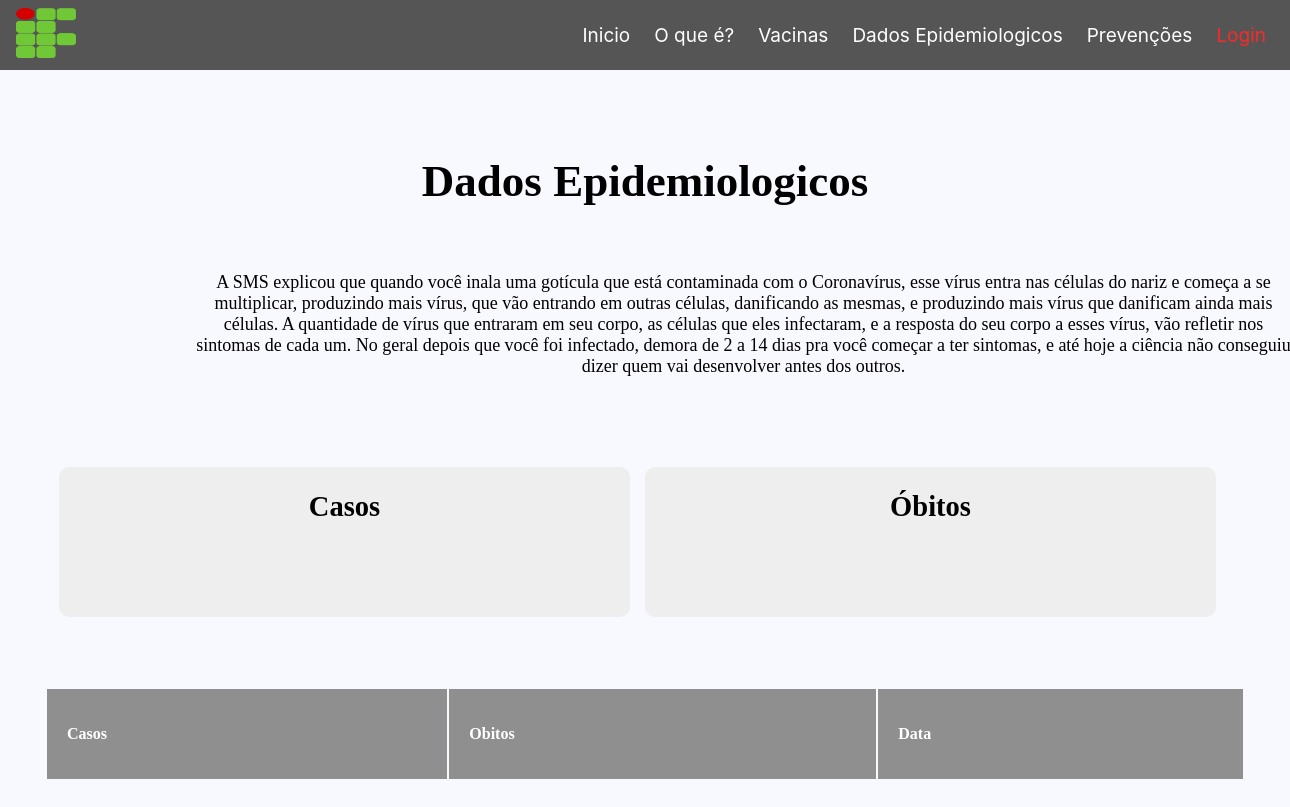
/site/epidemol.php, run on an earlier commit of the app's database.
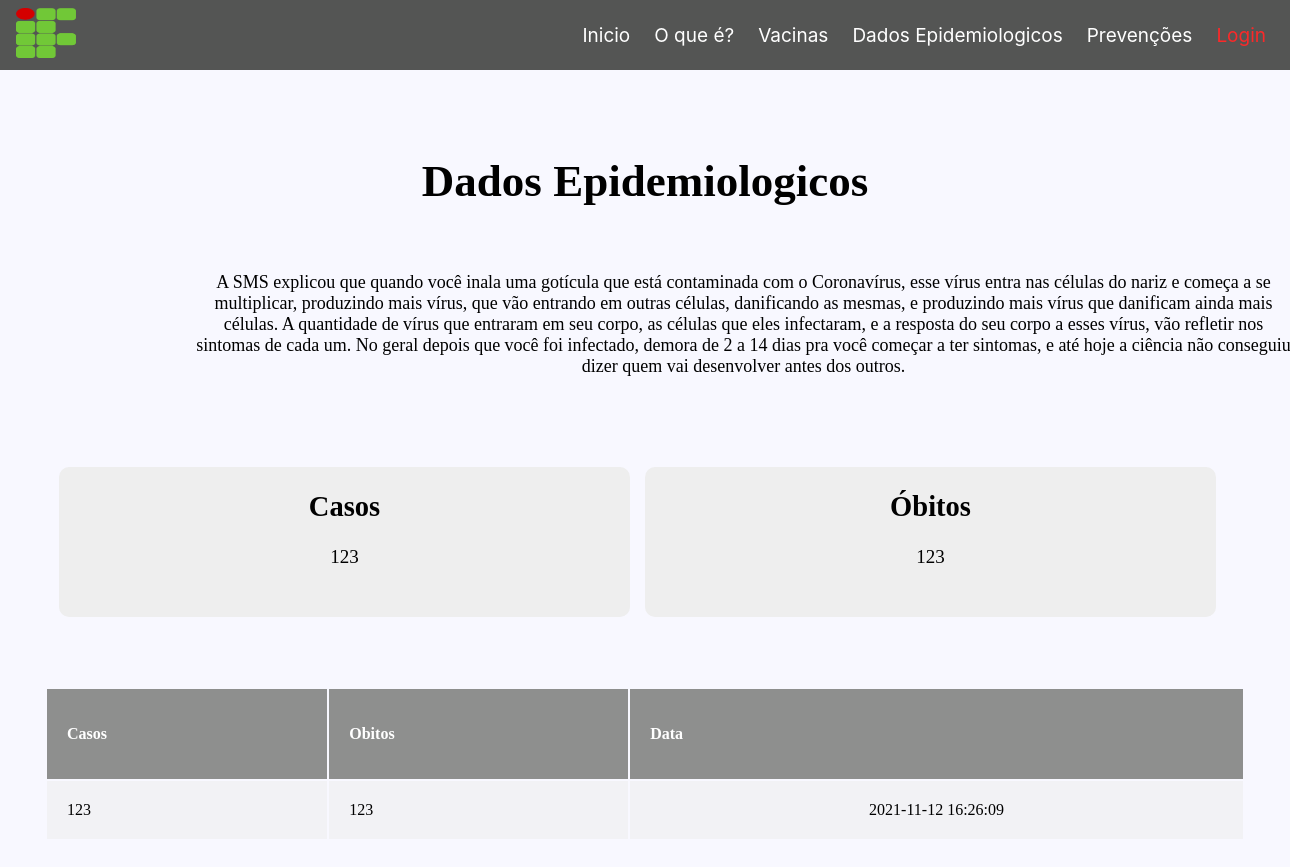
And on a later commit of the database.
### tables this page shows
CREATE TABLE IF NOT EXISTS `dadosepidemiologicos` (
  `id` int(11) NOT NULL AUTO_INCREMENT,
  `dadosCasos` varchar(100) NOT NULL,
  `dadosObitos` varchar(100) NOT NULL,
  `created` datetime NOT NULL,
  `modified` datetime DEFAULT NULL,
  PRIMARY KEY (`id`)
);

### site/epidemol.php (the view, shortened to what this page needs)
<?php
include_once("../conexao.php");
?>
<!DOCTYPE html>
<html lang="pt-br">
<head>
    <link rel="stylesheet" href="../assets/styles/index.css">
    <link rel="stylesheet" href="../assets/styles/consulta_site.css">
</head>
<body>
    <header id="header">
        <a id="logo" href="#"><img src="../assets/image/logoifpr.png" id="imgLogo"></a>
        <nav id="nav">
            <ul id="menu" role="menu">
                <li><a href="index.html" id="menua">Inicio</a></li>
                <li><a href="#" id="menua">O que é?</a></li>
                <li><a href="vacinacao.php" id="menua">Vacinas</a></li>
                <li><a href="epidemol.php" id="menua">Dados Epidemiologicos</a></li>
                <li><a href="meiosDePreven.html" id="menua">Prevenções</a></li>
                <li><a href="../login.php" id="menuaLogin">Login</a></li>
            </ul>
        </nav>
    </header>
    <h1>Dados Epidemiologicos</h1>
    <div id="text">
        <p>
            A SMS explicou que quando você inala uma gotícula que está contaminada com o
            Coronavírus, esse vírus entra nas células do nariz e começa a se multiplicar, produzindo mais
            vírus, que vão entrando em outras células, danificando as mesmas, e produzindo mais vírus
            que danificam ainda mais células. A quantidade de vírus que entraram em seu corpo, as células
            que eles infectaram, e a resposta do seu corpo a esses vírus, vão refletir nos sintomas de cada
            um. No geral depois que você foi infectado, demora de 2 a 14 dias pra você começar a ter
            sintomas, e até hoje a ciência não conseguiu dizer quem vai desenvolver antes dos outros.
        </p>
    </div>
    <div class="resultado">
    <?php
        $result_id = "SELECT MAX(id) as id FROM dadosepidemiologicos";
        $resultado_id = mysqli_query($conn, $result_id);
        $row_id = mysqli_fetch_assoc($resultado_id);
        $ultimo_id = $row_id['id'];
        $result_dados = "SELECT * FROM dadosepidemiologicos WHERE id='$ultimo_id'";
        $resultado_dados = mysqli_query($conn, $result_dados);
        $row_dado = mysqli_fetch_assoc($resultado_dados);
        $obitos = $row_dado['dadosObitos'];
        $casos = $row_dado['dadosCasos'];
        ?>
    <div id="box">
        <h2>Casos</h2>
        <p><?php echo $casos; ?></p>
    </div>
    <div id="box">
        <h2>Óbitos</h2>
        <p><?php echo $obitos; ?></p>
    </div>
    </div>
    <table>
        <thead>
            <tr>
                <th>Casos</th>
                <th>Obitos</th>
                <th>Data</th>
            </tr>
        </thead>
        <?php
            $result_dados = "SELECT * FROM dadosepidemiologicos";
            $resultado_dados = mysqli_query($conn, $result_dados);
            while($row_dado = mysqli_fetch_assoc($resultado_dados)){
                $casos = $row_dado['dadosCasos'];
                $obitos = $row_dado['dadosObitos'];
                $atualizado = $row_dado['created'];
        ?>
        <tr>
            <td><?php echo $casos; ?></td>
            <td><?php echo $obitos; ?></td>
            <td id="ultimo"><?php echo $atualizado; ?></td>
        </tr>
        <?php
            }
        ?>
</body>
</html>

What changed in the data, as far as the page shows it:
added dadosepidemiologicos: dadosCasos "123", dadosObitos "123", created "2021-11-12 16:26:09"
